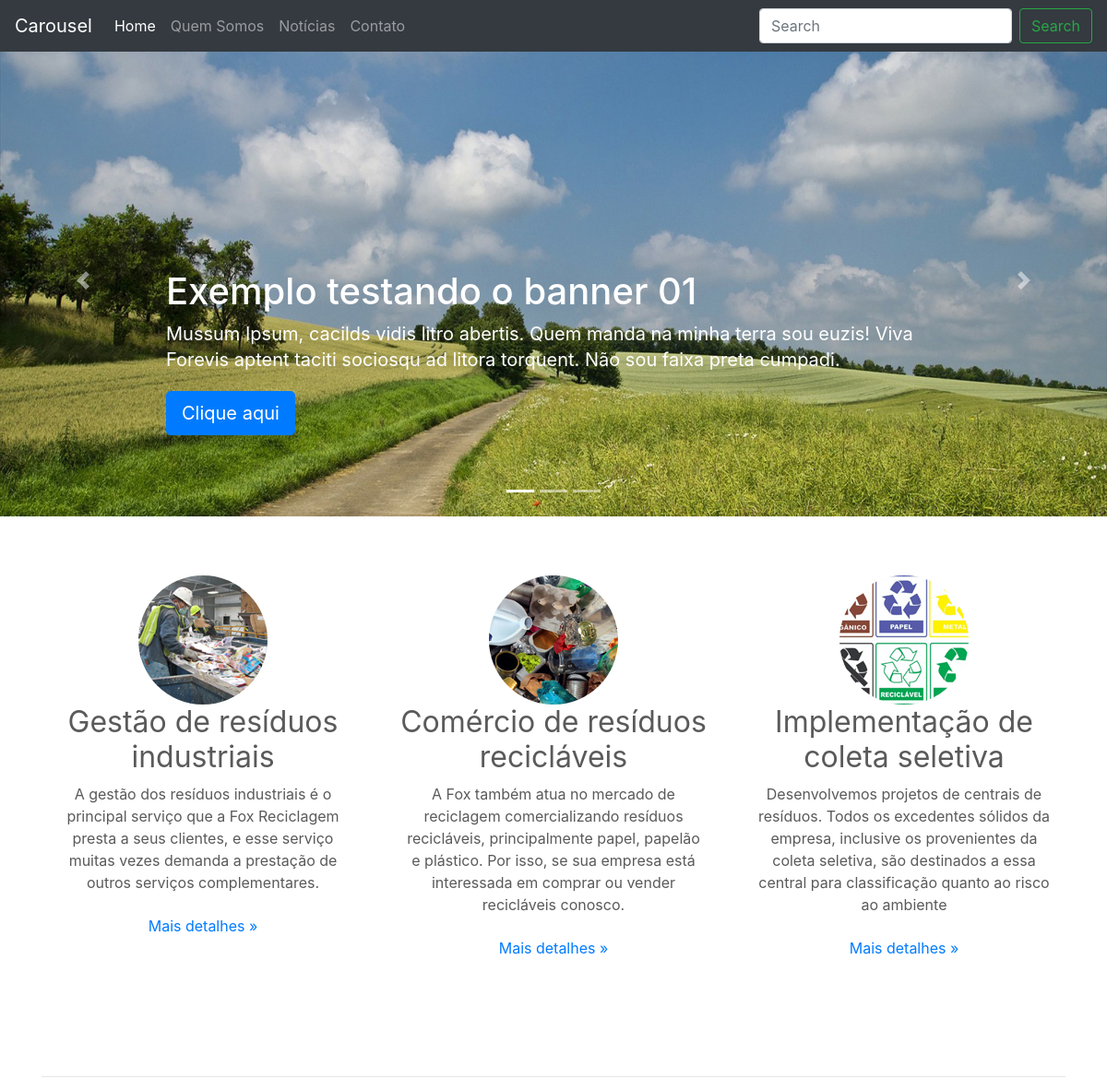
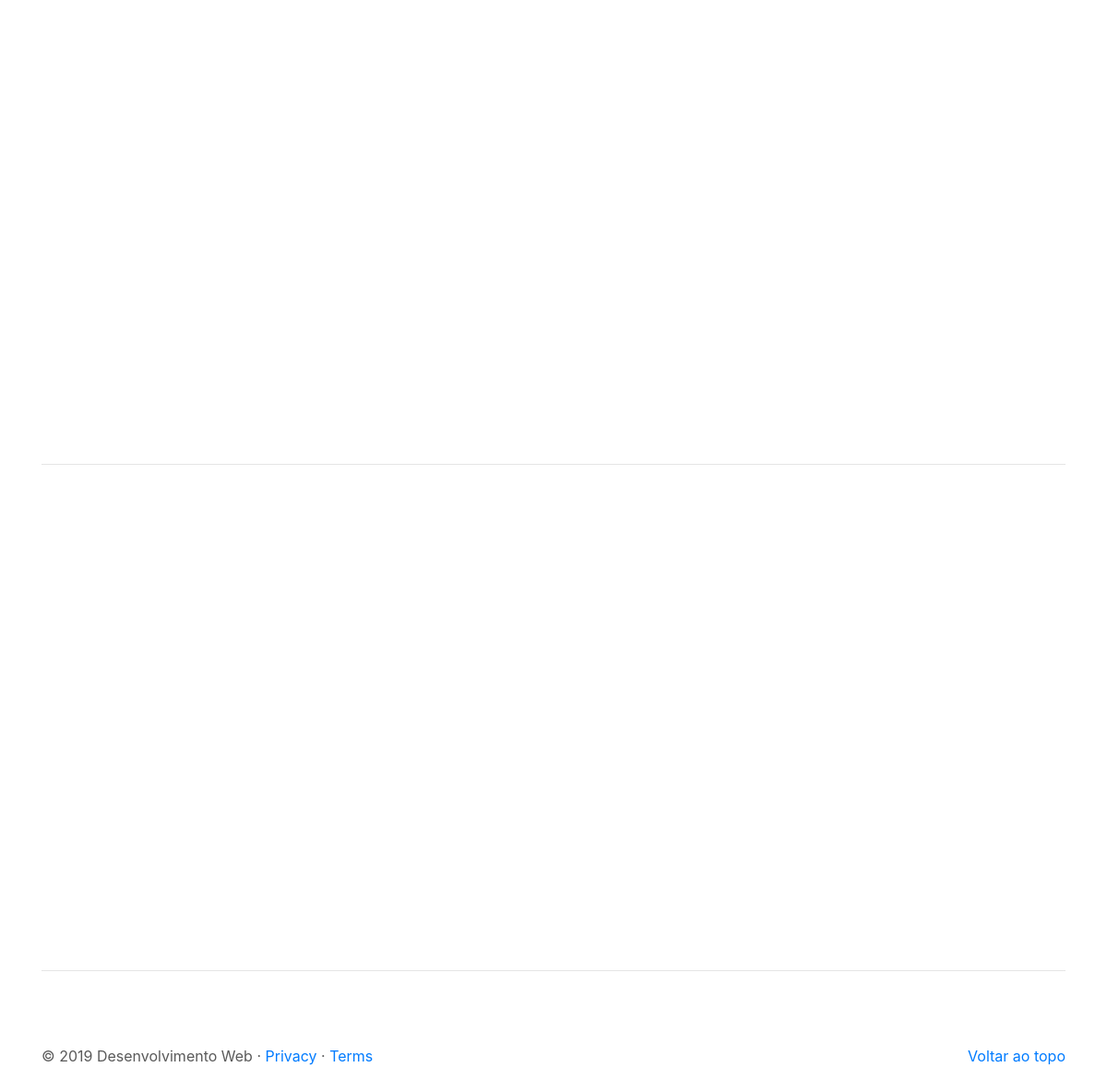
The page / on the database its author committed (2 pictures, top to bottom).
### tables this page shows
CREATE TABLE IF NOT EXISTS `carousel` (
  `id` int(11) NOT NULL AUTO_INCREMENT,
  `nome` varchar(150) NOT NULL,
  `imagem` varchar(100) NOT NULL,
  `titulo` varchar(150) DEFAULT NULL,
  `descricao` varchar(200) DEFAULT NULL,
  `posicao_text` varchar(40) DEFAULT NULL,
  `titulo_botao` varchar(40) DEFAULT NULL,
  `link` varchar(200) DEFAULT NULL,
  `ordem` int(11) NOT NULL,
  `adm_cor_id` int(11) DEFAULT NULL,
  `adm_situacao_id` int(11) NOT NULL,
  `data_criacao` datetime NOT NULL,
  `data_modificacao` datetime DEFAULT NULL,
  PRIMARY KEY (`id`)
);

CREATE TABLE IF NOT EXISTS `servico` (
  `id` int(11) NOT NULL AUTO_INCREMENT,
  `nome` varchar(40) NOT NULL,
  `descricao` varchar(210) NOT NULL,
  `imagem` varchar(40) NOT NULL,
  `adm_cor_id` int(11) NOT NULL,
  `data_criacao` datetime NOT NULL,
  `data_modificacao` datetime DEFAULT NULL,
  PRIMARY KEY (`id`)
);

### app/site/models/Pagina.php (called while the page is built, shortened)
<?php
class Pagina{
    public function listarPaginas($urlController = null, $urlMetodo = null){
        $this->urlController = (string) $urlController;
        $this->urlMetodo = (string) $urlMetodo;
        $listar = new \Site\models\helper\ModelsRead();
        $listar->exeReadEspecifico('SELECT pag.id,
                tpg.tipo tipo_tpg
                FROM pagina pag
                INNER JOIN tipo_pagina tpg ON tpg.id=pag.tp_pagina_id
                AND (pag.controller =:controller AND pag.metodo =:metodo)
                LIMIT :limit',
				"controller={$this->urlController}&metodo={$this->urlMetodo}&limit=1");
        $this->result = $listar->getResult();
        return $this->result;
    }
}

### app/site/models/helper/ModelsConn.php (called while the page is built, shortened)
<?php
class ModelsConn{
    public static $host = HOST;
    public static $dbname = DBNAME;
    public static $user = USER;
    public static $pass = PASS;
    public static $conexao = null;
    private static function conectar(){
        try{
            if (self::$conexao == null) {
                self::$conexao = new PDO('mysql:host=' . self::$host . ';dbname=' . self::$dbname
                    .";charset=utf8", self::$user, self::$pass);
            }
        }catch (PDOException $e) {
            echo $e->getMessage();
            die;
        }
        self::$conexao->setAttribute(PDO::ATTR_ERRMODE, PDO::ERRMODE_EXCEPTION);
        return self::$conexao;
    }
    public function getConn(){
        return self::conectar();
    }
}

### app/site/models/helper/ModelsRead.php (called while the page is built, shortened)
<?php
class ModelsRead extends ModelsConn {
    private $select;
    private $values;
    private $query;
    public function exeRead($tabela, $termos = null, $parseString = null) {
        if (!empty($parseString)) {
            parse_str($parseString, $this->values);
        }
        $this->select = "SELECT * FROM {$tabela} {$termos}";
    }
    public function exeReadEspecifico($query, $parseString = null) {
        if (!empty($parseString)) {
            parse_str($parseString, $this->values);
        }
        $this->select = (string) $query;
        $this->executarInstrucao();
    }
    private function conexao(){
        $this->conn = parent::getConn();
        $this->query = $this->conn->prepare($this->select);
        $this->query->setFetchMode(PDO::FETCH_ASSOC);
    }
    private function getInstrucao(){
        if ($this->values) {
            foreach ($this->values as $link => $valor) {
                if ($link == 'limit' || $link == 'offset') {
                    $valor = (int)$valor;
                }
                $this->query->bindValue(":{$link}", $valor, (is_int($valor) ? PDO::PARAM_INT : PDO::PARAM_STR));
            }
        }
    }
    private function executarInstrucao(){
        $this->conexao();
        try{
            $this->getInstrucao();
            $this->query->execute();
            $this->result = $this->query->fetchAll();
        }catch (PDOException $e){
            $this->result = null;
            $this->msg =  "<strong>Erro ao Ler dados:</strong> {$e->getMessage()}";
        }
    }
}

### app/site/controllers/Home.php (called while the page is built, shortened)
<?php
class Home {
     private $dados;
    public function index() {
        $listar = new \Site\models\Carousel();
        $this->dados['carousel'] = $listar->listar();
        $listar_servico = new \Site\models\Servico();
        $this->dados['servicos'] = $listar_servico->listar();
        $listar_video = new \Site\models\Video();
        $this->dados['video'] = $listar_video->listar();
        $listar_noticia = new \Site\models\Noticia();
        $this->dados['noticias'] = $listar_noticia->listarTelaInicial();
        $carregarView = new \Config\ConfigView("home/index", $this->dados);
        $carregarView->renderizar();
    }
}

### index.php (called while the page is built, shortened)
<?php
    $url = new Home();
    $url->carregar();

### app/site/models/Carousel.php (called while the page is built, shortened)
<?php
class Carousel{
    private $tabela = "carousel";
    private $result;
    public function listar(){
        $listar = new \Site\models\helper\ModelsRead();
        $listar->exeReadEspecifico("SELECT ca.id, ca.nome, ca.imagem, ca.titulo, ca.descricao,
                          ca.posicao_text, ca.titulo_botao, ca.link,
                          co.cor
                          FROM {$this->tabela} ca
                          INNER JOIN adm_cor co ON co.id = ca.adm_cor_id
                          WHERE adm_situacao_id=:adm_situacao_id ORDER BY ca.ordem ASC LIMIT :limit",
                            "adm_situacao_id=1&limit=3");
        $this->result['carousel'] = $listar->getResult();
        return $this->result['carousel'];
    }
}

### app/site/models/Servico.php (called while the page is built, shortened)
<?php
class Servico{
    private $result;
    private $tabela = "servico";
    public function listar(){
        $listar = new \Site\models\helper\modelsRead();
        $listar->exeReadEspecifico("SELECT sr.*, co.cor
                          FROM {$this->tabela} sr
                          INNER JOIN adm_cor co ON co.id = sr.adm_cor_id
                          ORDER BY sr.data_criacao DESC LIMIT :limit",
            "limit=3");
        $this->result['servicos'] = $listar->getResult();
        return $this->result['servicos'];
    }
}

### app/site/views/home/index.php (the view, shortened to what this page needs)
<main role="main">
      <div id="myCarousel" class="carousel slide" data-ride="carousel">
        <ol class="carousel-indicators">
            <?php
            $count = count($this->dados['carousel']);
            for ($i = 0; $i < $count; $i++){?>
                <li data-target="#myCarousel" data-slide-to="<?=$i;?>" <?php if ($i == 0)
                    echo "class='active'"; ?>></li><?php
            }
            ?>
        </ol>
          <div class="carousel-inner">
              <?php
              $cont = 0;
                foreach ($this->dados['carousel'] as $carousel) {
                    extract($carousel); ?>
                    <div class="carousel-item <?php if ($cont == 0) echo "active"; ?>">
                        <img class="first-slide" src="<?=URL .'/assets/img/carousel/' .$id .'/' .$imagem; ?>"
                             alt="First slide"/>
                        <div class="container">
                            <div class="carousel-caption <?=$posicao_text; ?>">
                                <h1><?= $titulo; ?></h1>
                                <p><?= $descricao; ?></p>
                                <p><a class="btn btn-lg btn-<?=$cor;?>" href="<?= $link; ?>" role="button">
                                        <?= $titulo_botao; ?></a>
                                </p>
                            </div>
                        </div>
                    </div>
                    <?php
                    $cont++;
                }
              ?>
              <a class="carousel-control-prev" href="#myCarousel" role="button" data-slide="prev">
                  <span class="carousel-control-prev-icon" aria-hidden="true"></span>
              </a>
              <a class="carousel-control-next" href="#myCarousel" role="button" data-slide="next">
                  <span class="carousel-control-next-icon" aria-hidden="true"></span>
              </a>
          </div>
      </div>
    <div class="container marketing">
        <div class="row">
            <?php
            $cont = 0;
            $anima = array('anima_left', 'anima_bottom', 'anima_right');
            foreach ($this->dados['servicos'] as $servico) {
            extract($servico); ?>
            <div class="col-lg-4 <?= $anima[$cont]; ?>">
                <img class="rounded-circle" src="<?=URL .'/assets/img/servico/' .$id .'/' .$imagem; ?>"
                     alt="<?= $nome; ?>" title="<?= $nome; ?>" width="140" height="140">
                <h2><?= $nome; ?></h2>
                <p><?= $descricao; ?></p>
                <p><a class="btn btn-<?= $cor; ?>" href="#" role="button">Mais detalhes &raquo;</a></p>
            </div>
            <?php
                $cont++;
                }
            ?>
        </div>
        <hr class="featurette-divider">
        <div class="row">
        </div>
        <hr class="featurette-divider">
        <div class="row">
        </div>
        <hr class="featurette-divider">
    </div>
</main>

### config/ConfigController.php (shortened to what this page needs)
<?php
    Class ConfigController{
        private $urlController;
        private $urlMetodo;
        public function __construct(){
            if (!empty(filter_input(INPUT_GET, 'url', FILTER_DEFAULT))){
                $this->url = filter_input(INPUT_GET, 'url', FILTER_DEFAULT);
                $this->clearUrl();
                $this->urlConjunto = explode("/", $this->url);
                if (isset($this->urlConjunto[0])){
                    $this->urlController = $this->prepararController($this->urlConjunto[0]);
                }else{
                    $this->urlController = CONTROLLER;
                }
                if (isset($this->urlConjunto[1])){
                    $this->urlMetodo = $this->urlConjunto[1];
                }else{
                    $this->urlMetodo = "index";
                }
                if (isset($this->urlConjunto[2])){
                    $this->urlParametro = $this->urlConjunto[2];
                }else{
                    $this->urlParametro = null;
                }
            }else{
                $this->urlController = CONTROLLER;
                $this->urlMetodo = METHOD;
                $this->urlParametro = null;
            }
        }
        public function carregar(){
            $listarPg = new \App\site\models\Pagina();
            $this->paginas = $listarPg->listarPaginas($this->urlController, $this->urlMetodo);
            if ($this->paginas) {
                $this->class = "\\App\\{$this->paginas[0]['tipo_tpg']}\\controllers\\" . $this->urlController;
                if (class_exists($this->class)) {
                    $this->carregarMetodo();
                } else {
                    $this->urlController = ERROR404;
                    $this->carregar();
                }
            }else {
                $this->urlController = ERROR404;
                $this->urlMetodo = "index";
                $this->carregar();
            }
        }
        private function carregarMetodo(){
            $classLoad = new $this->class;
            if (method_exists($classLoad, $this->urlMetodo)) {
                if ($this->urlParametro !== null) {
                    $classLoad->{$this->urlMetodo}($this->urlParametro);
                } else {
                    $classLoad->{$this->urlMetodo}();
                }
            }else{
                $this->urlController = CONTROLLER;
                $this->urlMetodo = METHOD;
                $this->carregar();
            }
        }
    }

### config/ConfigView.php (shortened to what this page needs)
<?php
class ConfigView{
    private $nome;
    public function __construct($nome, array $dados = null){
        $this->nome = (string) $nome;
        $this->dados = $dados;
    }
    public function renderizar(){
        if (file_exists("app/site/views/{$this->nome}.php")){
            include_once('app/site/views/includes/header.php');
            include_once('app/site/views/includes/menu.php');
            include_once("app/site/views/{$this->nome}.php");
            include_once('app/site/views/includes/footer.php');
        }else{
            echo "Erro ao carregar a página: {$this->nome}";
        }
    }
}

### app/site/views/includes/header.php (shortened to what this page needs)
<!DOCTYPE html>
<html lang="pt-br">
<head>
    <link rel="stylesheet" href="https://stackpath.bootstrapcdn.com/bootstrap/4.1.3/css/bootstrap.min.css">
    <link href="<?= URL; ?>assets/css/carousel.css" rel="stylesheet">
</head>
<body>

### app/site/views/includes/menu.php (shortened to what this page needs)
<header>
    <nav class="navbar navbar-expand-md navbar-dark fixed-top bg-dark">
        <a class="navbar-brand" href="#">Carousel</a>
        <div class="collapse navbar-collapse" id="navbarCollapse">
            <ul class="navbar-nav mr-auto">
                <li class="nav-item active">
                    <a class="nav-link" href="<?= URL ?>home/index">Home</a>
                </li>
                <li class="nav-item">
                    <a class="nav-link" href="<?= URL ?>quem-somos/index">Quem Somos</a>
                </li>
                <li class="nav-item">
                    <a class="nav-link" href="<?= URL ?>noticia/index">Notícias</a>
                </li>
                <li class="nav-item">
                    <a class="nav-link" href="<?= URL ?>contato/index">Contato</a>
                </li>
            </ul>
            <form class="form-inline mt-2 mt-md-0">
                <input class="form-control mr-sm-2" type="text" placeholder="Search" aria-label="Search">
                <button class="btn btn-outline-success my-2 my-sm-0" type="submit">Search</button>
            </form>
        </div>
    </nav>
</header>

### app/site/views/includes/footer.php (shortened to what this page needs)
<footer class="container">
    <p class="float-right"><a href="#">Voltar ao topo</a></p>
    <p>&copy; 2019 Desenvolvimento Web &middot; <a href="#">Privacy</a> &middot; <a href="#">Terms</a></p>
</footer>
</body>
</html>

### assets/css/carousel.css (style rules this page uses)
body { padding-top: 3rem; padding-bottom: 3rem; color: #5a5a5a; }
.carousel { margin-bottom: 4rem; }
.carousel-caption { bottom: 3rem; z-index: 10; }
.carousel-item { height: 32rem; background-color: #777; }
.carousel-item > img { position: absolute; top: 0; left: 0; min-width: 100%; height: 32rem; }
.marketing .col-lg-4 { margin-bottom: 1.5rem; text-align: center; }
.marketing h2 { font-weight: 400; }
.marketing .col-lg-4 p { margin-right: .75rem; margin-left: .75rem; }
.featurette-divider { margin: 5rem 0; }
@media (min-width: 40em) { .carousel-caption p { margin-bottom: 1.25rem; font-size: 1.25rem; line-height: 1.4; } }

### rows shown on the page
carousel: imagem (picture), titulo "Exemplo testando o banner 01", descricao "Mussum Ipsum, cacilds vidis litro abertis. Quem manda na minha terra sou euzis! Viva Forevis aptent taciti sociosqu ad litora torquent. Não sou faixa preta cumpadi.", titulo_botao "Clique aqui"
servico: imagem (picture), nome "Gestão de resíduos industriais", descricao "A gestão dos resíduos industriais é o principal serviço que a Fox Reciclagem presta a seus clientes, e esse serviço muitas vezes demanda a prestação de outros serviços complementares."
servico: imagem (picture), nome "Comércio de resíduos recicláveis", descricao "A Fox também atua no mercado de reciclagem comercializando resíduos recicláveis, principalmente papel, papelão e plástico. Por isso, se sua empresa está interessada em comprar ou vender recicláveis conosco."
servico: imagem (picture), nome "Implementação de coleta seletiva", descricao "Desenvolvemos projetos de centrais de resíduos. Todos os excedentes sólidos da empresa, inclusive os provenientes da coleta seletiva, são destinados a essa central para classificação quanto ao risco ao ambiente"
